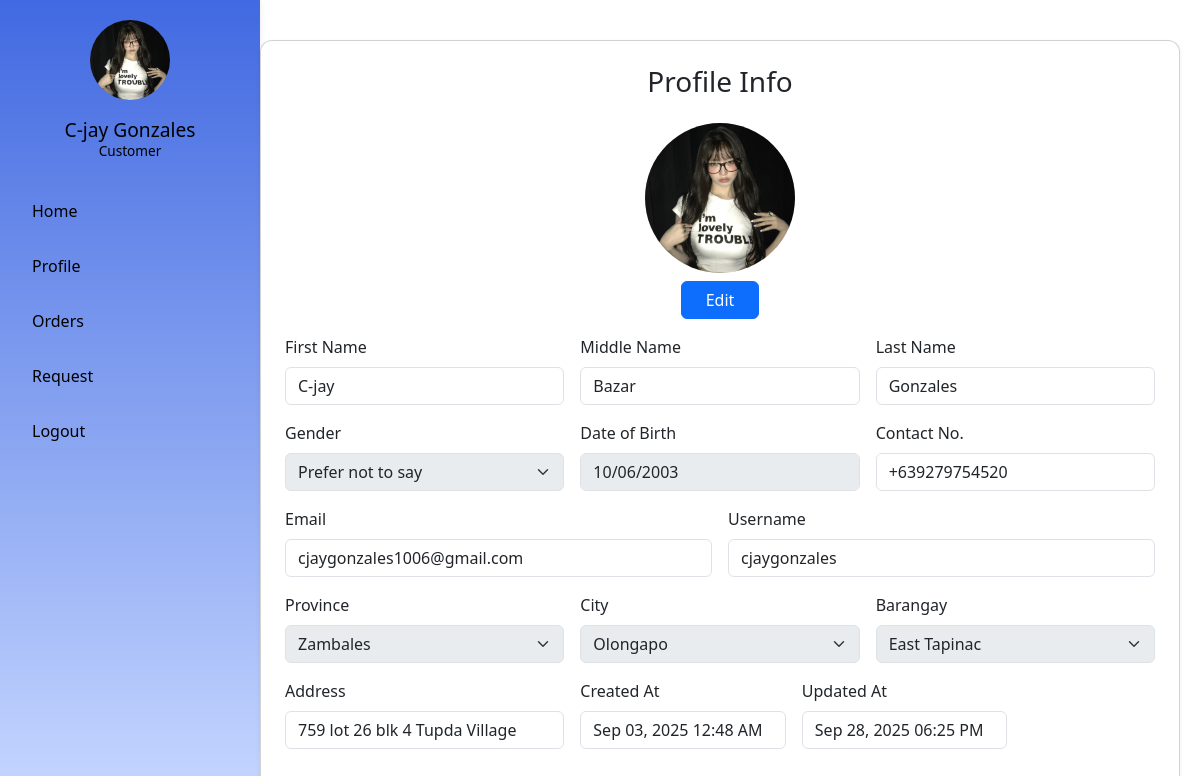
Page /user/profile.php (signed in) on the earlier database version.
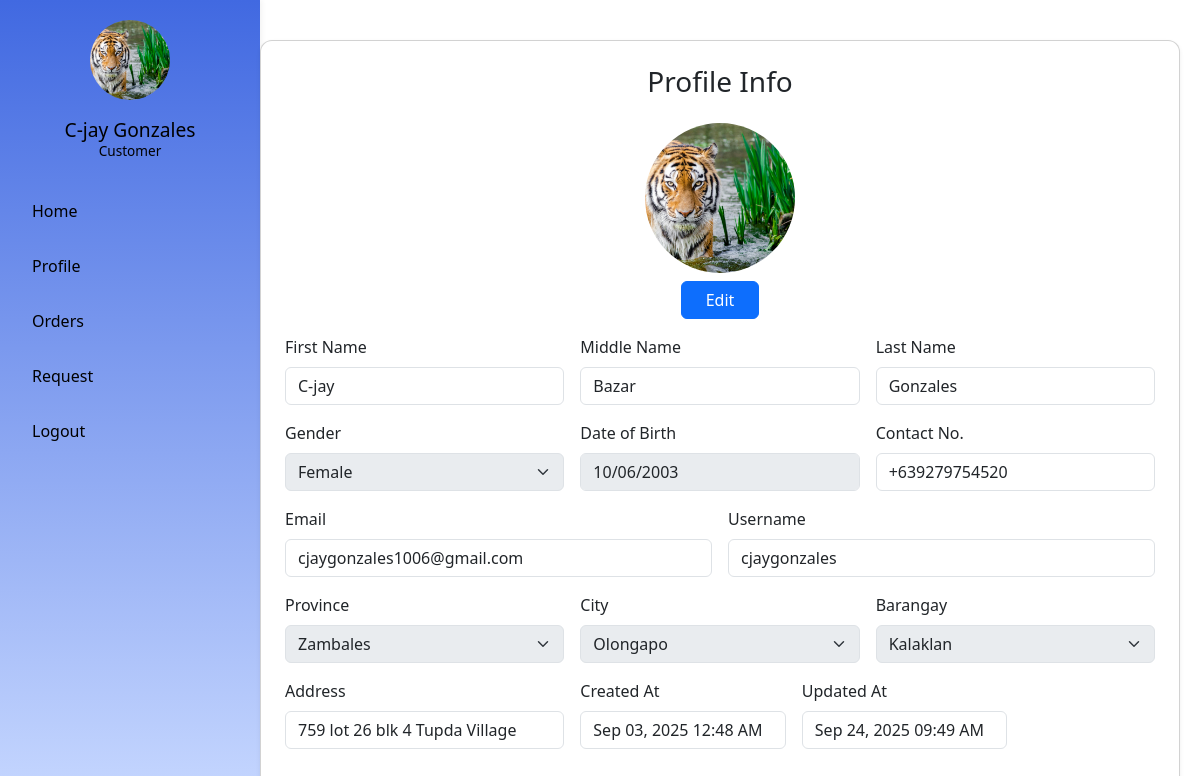
Same page on the later database version.
### tables this page shows
CREATE TABLE `users` (
  `user_id` int(11) NOT NULL,
  `username` varchar(50) DEFAULT NULL,
  `email` varchar(100) NOT NULL,
  `password` varchar(255) DEFAULT NULL,
  `first_name` varchar(50) NOT NULL,
  `middle_name` varchar(50) NOT NULL,
  `last_name` varchar(50) NOT NULL,
  `gender` varchar(20) NOT NULL DEFAULT 'Prefer not to say',
  `date_of_birth` date DEFAULT NULL,
  `is_verified` tinyint(1) NOT NULL DEFAULT 0,
  `contact_number` varchar(15) NOT NULL,
  `address` text NOT NULL,
  `created_at` datetime NOT NULL DEFAULT current_timestamp(),
  `updated_at` timestamp NOT NULL DEFAULT current_timestamp() ON UPDATE current_timestamp(),
  `isActive` tinyint(1) NOT NULL,
  `verification_token` varchar(64) NOT NULL,
  `token_created_at` datetime NOT NULL DEFAULT current_timestamp(),
  `profile_image` varchar(255) DEFAULT NULL,
  `province_id` int(11) DEFAULT NULL,
  `city_id` int(11) DEFAULT NULL,
  `barangay_id` int(11) DEFAULT NULL
);

### auth/auth.php (called while the page is built, shortened)
<?php
      $pdo = connect();
      $stmt = $pdo->prepare("SELECT * FROM users WHERE user_id = :id LIMIT 1");
      $stmt->execute([':id' => $_SESSION['user_id']]);
      $user = $stmt->fetch(PDO::FETCH_ASSOC);
?>

### user/profile.php (the view, shortened to what the changed rows need)
<?php
include('../includes/user-sidebar.php');
 ?>
<!DOCTYPE html>
<html lang="en" dir="ltr">
  <head>
    <link href="../bootstrap-5.3.8-dist/css/bootstrap.min.css" rel="stylesheet">
    <link rel="stylesheet" href="../assets/css/user-sidebar.css">
  </head>
  <body>
    <div class="main-content">
      <div class="card shadow-sm p-4 profile-card position-relative">
        <form class="row g-3" method="POST" action="../auth/complete-profile.php" enctype="multipart/form-data">
          <div class="col-12 text-center">
            <?php
              $profileImage = !empty($user['profile_image'])
                  ? "../assets/profile-pics/" . htmlspecialchars($user['profile_image'])
                  : "../assets/images/default.png";
              ?>
              <img id="profilePreview" src="<?php echo $profileImage; ?>"
                class="profile-img mb-2 rounded-circle">
               <br>
            <button type="button" class="btn btn-primary px-4" id="edit">Edit</button>
          </div>
          <div class="col-md-4">
            <label for="firstName" class="form-label">First Name</label>
            <input type="text" class="form-control" id="firstName" name="first_name"
                   value="<?php echo htmlspecialchars($user['first_name']); ?>" readonly>
          </div>
          <div class="col-md-4">
            <label for="middleName" class="form-label">Middle Name</label>
            <input type="text" class="form-control" id="middleName" name="middle_name"
                   value="<?php echo htmlspecialchars($user['middle_name']); ?>" readonly>
          </div>
          <div class="col-md-4">
            <label for="lastName" class="form-label">Last Name</label>
            <input type="text" class="form-control" id="lastName" name="last_name"
                   value="<?php echo htmlspecialchars($user['last_name']); ?>" readonly>
          </div>
          <div class="col-md-4">
            <label for="gender" class="form-label">Gender</label>
            <select id="gender" name="genders" class="form-select" disabled>
              <option value="Female" <?php echo ($user['gender'] === 'Female') ? 'selected' : ''; ?>>Female</option>
              <option value="Prefer not to say" <?php echo ($user['gender'] === 'Prefer not to say') ? 'selected' : ''; ?>>Prefer not to say</option>
            </select>
          </div>
          <div class="col-md-4">
            <label for="dob" class="form-label">Date of Birth</label>
            <input type="date" id="dob" name="dob" class="form-control" value="<?php echo htmlspecialchars($user['date_of_birth']); ?>" required readonly>
          </div>
          <div class="col-md-4">
            <label for="inputContact" class="form-label">Contact No.</label>
            <input type="tel" class="form-control"
            id="inputContact"
            maxlength="13"
            placeholder="+639123456789"
            name="contact-no" pattern="^(\+63|0)\d{10}$"
            value="<?php echo htmlspecialchars($user['contact_number']); ?>" readonly required>
          </div>
          <div class="col-md-6">
            <label for="inputEmail" class="form-label">Email</label>
            <input type="email" class="form-control" id="inputEmail" name="email" value="<?php echo htmlspecialchars($user['email']); ?>" readonly>
          </div>
          <div class="col-md-6">
            <label for="inputUsername" class="form-label">Username</label>
            <input type="text" class="form-control" id="inputUsername" name="username" value="<?php echo htmlspecialchars($user['username']); ?>" readonly required>
          </div>
          <div class="col-md-4">
            <label for="inputBarangay" class="form-label">Barangay</label>
            <select class="form-select" id="inputBarangay" name="barangay" required>
              <option value="">Select Barangay</option>
            </select>
          </div>
          <div class="col-4">
            <label for="inputAddress" class="form-label">Address</label>
            <input type="text" class="form-control" id="inputAddress" placeholder="1234 Main St" name="address" value="<?php echo htmlspecialchars($user['address']); ?>" readonly required>
          </div>
          <div class="col-md-3">
            <label class="form-label">Created At</label>
            <input type="text" class="form-control readonly-fixed"
                   value="<?php echo date("M d, Y h:i A", strtotime($user['created_at'])); ?>" readonly>
          </div>
          <div class="col-md-3">
            <label class="form-label">Updated At</label>
            <input type="text" class="form-control readonly-fixed"
                   value="<?php echo date("M d, Y h:i A", strtotime($user['updated_at'])); ?>" readonly>
          </div>
        </form>
  </body>
</html>

### includes/user-sidebar.php (shortened to what the changed rows need)
<?php require_once __DIR__ .'/../auth/auth.php';
$profileImage = !empty($user['profile_image'])
    ? "../assets/profile-pics/" . htmlspecialchars($user['profile_image'])
    : "../assets/images/default.png";
?>
      <aside class="sidebar">
      <div class="profile text-center">
          <img src="<?php echo $profileImage; ?>"
               alt="User Avatar"
               class="avatar">
          <h2 class="username mt-2">
              <?php echo htmlspecialchars($user['first_name'] . ' ' . $user['last_name']); ?>
          </h2>
          <p class="role">Customer</p>
      </div>
    </aside>

Differences in the rows shown:
changed users "C-jay Gonzales": profile_image: a different picture; genders "Prefer not to say" → "Female"; updated_at "Sep 28, 2025 06:25 PM" → "Sep 24, 2025 09:49 AM"
Other differences:
form field barangay: "East Tapinac" → "Kalaklan"
